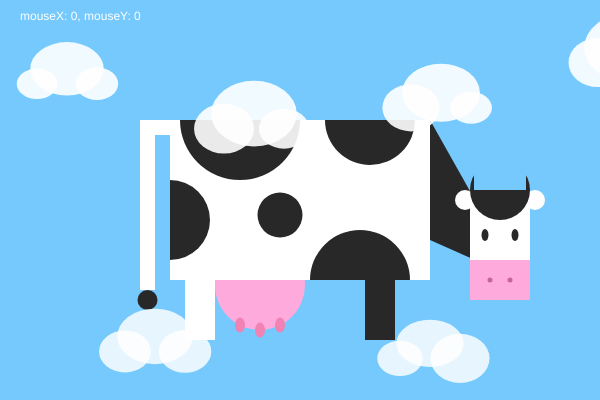
Frame 1 (no input)
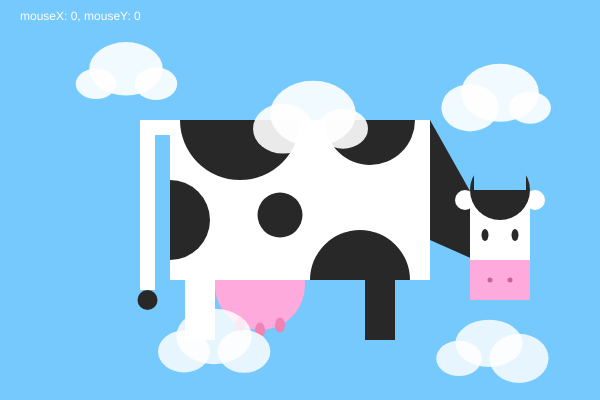
Frame 60 (no input)
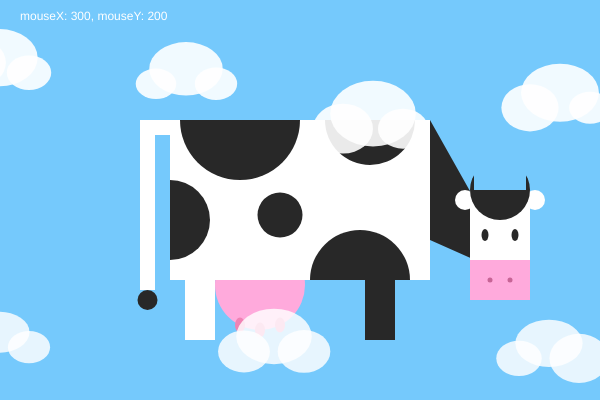
Frame 120 (the mouse pressed at the canvas centre since frame 60)

The p5.js sketch that drew these frames (run headless with seeded random() and noise() and a simulated clock; from frame 60 on, the mouse is pressed at the canvas centre):

// p5.js sketch
// ── sketch.js
let xMAx = 600;
let yMAx = 400;
let xcow = xMAx / 2;
let ycow = yMAx * 0.5;

let xCloud = 0; 

function setup() {
  createCanvas(xMAx, yMAx);
}

function draw() {
  // Cielo
  background(117, 201, 252);

  push();
  noStroke(); 
  rectMode(CENTER);

  // Corpo mucca
  fill(255); 
  rect(xcow, ycow, 260, 160);

  // Macchie
  fill(40); 
  ellipse(xcow - 60, ycow - 80, 120, 120); 
  ellipse(xcow + 60, ycow + 80, 100, 100); 
  ellipse(xcow - 130, ycow + 20, 80, 80);  
  ellipse(xcow + 70, ycow - 80, 90, 90);   
  ellipse(xcow - 20, ycow + 15, 45, 45);

  // Maschere di taglio per le macchie
  fill(117, 201, 252);
  rect(xcow - 60, ycow - 141, 122, 122);   
  rect(xcow + 50, ycow + 131, 150, 102);   
  rect(xcow - 171, ycow + 20, 82, 82);     
  rect(xcow + 70, ycow - 126, 92, 92);

  // Mammella
  fill(255, 170, 220);
  ellipse(xcow - 40, ycow + 85, 90, 90);

  // Maschera Bianca per la Mammella
  fill(255);
  rect(xcow - 40, ycow + 60, 92, 40);

  // Capezzoli 
  fill(240, 130, 180); 
  ellipse(xcow - 60, ycow + 125, 10, 15); // Sinistro
  ellipse(xcow - 40, ycow + 130, 10, 15); // Centrale
  ellipse(xcow - 20, ycow + 125, 10, 15); // Destro

  // Coda e ciuffo
  fill(255);
  rect(xcow - 145, ycow - 72.5, 30, 15);
  rect(xcow - 152.5, ycow + 10, 15, 160);
  fill(40); 
  ellipse(xcow - 152.5, ycow + 100, 20, 20);

  // Collo
  fill(40); 
  triangle(xcow + 130, ycow - 80, xcow + 130, ycow + 40, xcow + 220, ycow + 80);
  
  // Orecchie
  fill(255); 
  ellipse(xcow + 165, ycow + 0, 20, 20);
  ellipse(xcow + 235, ycow + 0, 20, 20);

  // Testa
  fill(255);
  rect(xcow + 200, ycow + 40, 60, 100);

  // Macchia sulla testa 
  fill(40); 
  ellipse(xcow + 200, ycow - 10, 60, 60);
  fill(117, 201, 252); 
  rect(xcow + 200, ycow - 36, 52, 52);

  // Muso
  fill(255, 170, 220);
  rect(xcow + 200, ycow + 80, 60, 40);

  // Narici
  fill(200, 100, 150); 
  ellipse(xcow + 190, ycow + 80, 5, 5); 
  ellipse(xcow + 210, ycow + 80, 5, 5);
  
  // Occhi
  fill(40); 
  ellipse(xcow + 185, ycow + 35, 7, 12);
  ellipse(xcow + 215, ycow + 35, 7, 12);

  // Gambe
  fill(255); 
  rect(xcow - 100, ycow + 100, 30, 80); 
  fill(40);  
  rect(xcow + 80, ycow + 100, 30, 80);

// --- NUVOLE ---
  
  // Nuvole Alte
  randomSeed(42); 
  fill(255, 255, 255, 230); // Trasparenza

  // Ciclo iterativo. Esegue il blocco di codice al suo interno 5 volte per le nuvole alte e 3 volte per quelle basse
    for (let i = 0; i < 5; i++) {
      
    // Posizioni di base spaziali
    let offsetX = (i * 187) % 800; 
    let startY = random(ycow - 150, ycow - 60); 

    // Somma la coordinata di base della nuvola al contatore xCloud
    let cloudX = (xCloud + offsetX) % 800 - 150;
    
    let w1 = random(40, 60);
    let w2 = random(60, 90);
    let w3 = random(40, 60);
    
    ellipse(cloudX, startY, w1, w1 - 10);
    ellipse(cloudX + 30, startY - 15, w2, w2 - 20);
    ellipse(cloudX + 60, startY, w3, w3 - 10);
  }

  // Nuvole Basse
  randomSeed(12); 
  fill(255, 255, 255, 210); 
  
  for (let j = 0; j < 3; j++) {
    let offsetX = (j * 275) % 800; 
    let startY = random(ycow + 140, ycow + 170); 
    let cloudX = (xCloud + offsetX) % 800 - 150;
    
    let w1 = random(40, 60);
    let w2 = random(60, 90);
    let w3 = random(40, 60);
    
    ellipse(cloudX, startY, w1, w1 - 10);
    ellipse(cloudX + 30, startY - 15, w2, w2 - 20);
    ellipse(cloudX + 60, startY, w3, w3 - 10);
  }
 
  pop();

  // Coordinate
  fill(255); 
  text(`mouseX: ${mouseX}, mouseY: ${mouseY}`, 20, 20);

  // A ogni ciclo il valore della variabile xCloud viene aumentato di 1
  xCloud = (xCloud + 1) % 800;
}
